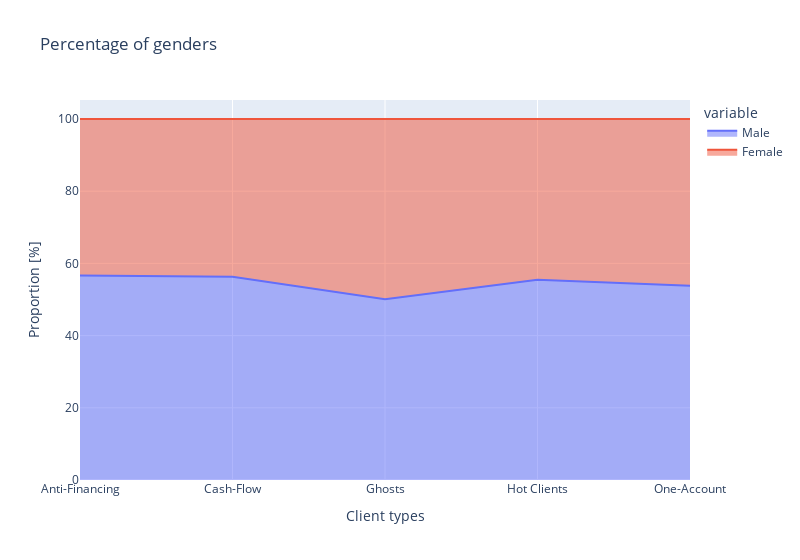

This figure's notebook cell:
### Code cell
px.area(gender_prop, x  = 'Cluster_names', y = ['Male','Female'], title = 'Percentage of genders',
       labels = {'Cluster_names': 'Client types', 'value': 'Proportion [%]'}, width = 800)

### Figure 1 — Plotly figure (JSON) as saved in the notebook; plotly's stock layout.template omitted (floating-point values rounded to 4 significant figures)
{"data": [{"fillpattern": {"shape": ""}, "hovertemplate": "variable=Male<br>Client types=%{x}<br>Proportion [%]=%{y}<extra></extra>", "legendgroup": "Male", "line": {"color": "#636efa"}, "marker": {"symbol": "circle"}, "mode": "lines", "name": "Male", "orientation": "v", "showlegend": true, "stackgroup": "1", "type": "scatter", "x": ["Anti-Financing", "Cash-Flow", "Ghosts", "Hot Clients", "One-Account"], "xaxis": "x", "y": [56.68, 56.29, 50.06, 55.5, 53.8], "yaxis": "y"}, {"fillpattern": {"shape": ""}, "hovertemplate": "variable=Female<br>Client types=%{x}<br>Proportion [%]=%{y}<extra></extra>", "legendgroup": "Female", "line": {"color": "#EF553B"}, "marker": {"symbol": "circle"}, "mode": "lines", "name": "Female", "orientation": "v", "showlegend": true, "stackgroup": "1", "type": "scatter", "x": ["Anti-Financing", "Cash-Flow", "Ghosts", "Hot Clients", "One-Account"], "xaxis": "x", "y": [43.32, 43.71, 49.94, 44.5, 46.2], "yaxis": "y"}], "layout": {"legend": {"title": {"text": "variable"}, "tracegroupgap": 0}, "title": {"text": "Percentage of genders"}, "width": 800, "xaxis": {"anchor": "y", "domain": [0, 1], "title": {"text": "Client types"}}, "yaxis": {"anchor": "x", "domain": [0, 1], "title": {"text": "Proportion [%]"}}}}
